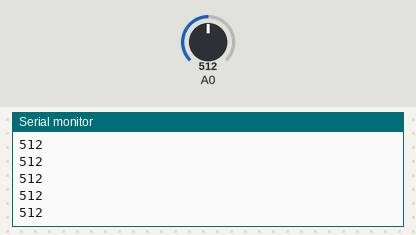
A sketch run on a simulated Arduino Uno, built with avr-gcc and run on an emulated ATmega328P. Parts: the last lines printed to the serial monitor. The inputs (shaded band) are chosen by the test bench; at power-on: A0 = 512.

Above: at 1.2 s.
1.3 s: A0 set to 716
At 1.31 s:
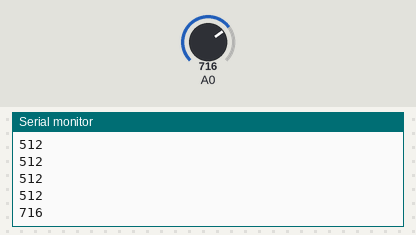
2.8 s: A0 set to 900
At 2.81 s:
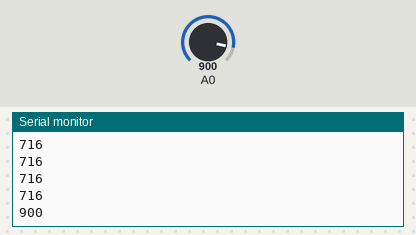
Timing chart, 0 to 5.8 s (numbered marks = the images above; inputs shaded):
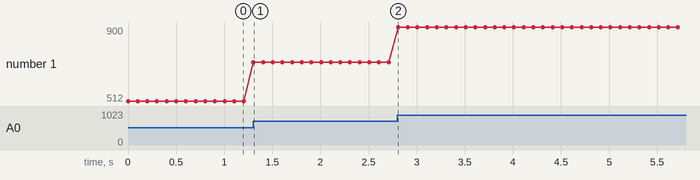

The sketch:

FartRead.ino
```cpp
/* FartRead

Reads the value of the ArduSensor Fart, and prints it out on the Serial
Monitor.

created by Quin (Qtechknow)
made on 1 Apr 13
 */

int ArduSensorValue;   // make a variable to hold the value of the ArduSensor

void setup() {
  Serial.begin(9600);  // start up the Serial Monitor
}

void loop() {
  ArduSensorValue=analogRead(0);   // assign the variable to the sensor value
  Serial.println(ArduSensorValue, DEC); // print the value on the Serial Monitor
  delay(100);  // delay so the data doesn't come out too fast
}
```

Measured:
- after the input at 1.3 s, the serial monitor: prints a new line at once (image 1)
- after the input at 2.8 s, the serial monitor: prints a new line at once (image 2)
- plotted number 1: 512 → 716 after the input at 1.3 s, 716 → 900 after the input at 2.8 s
